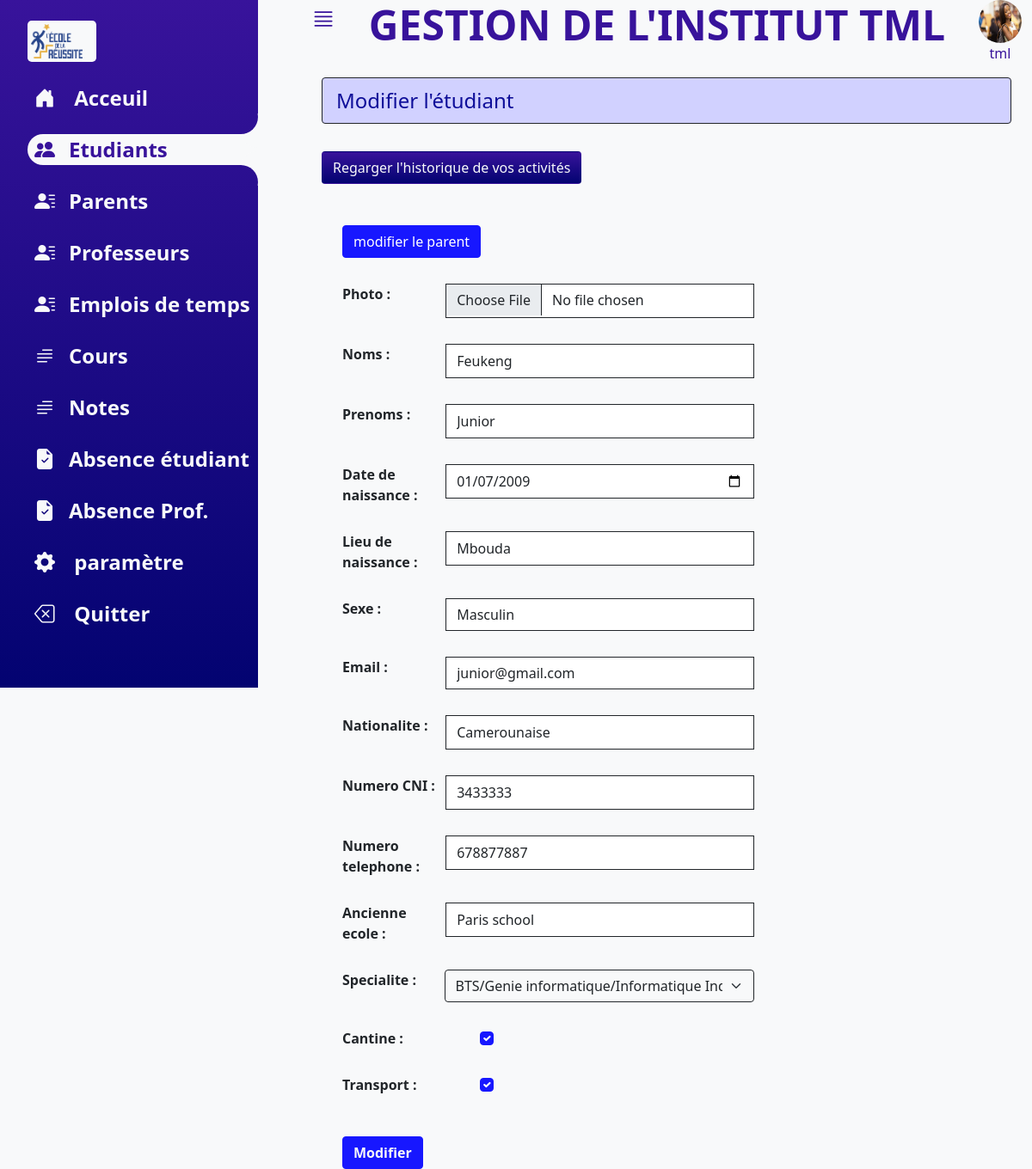
/direction/etudiant/modification_etudiant/1/ (signed in), run on the app's committed database.
### direction/models.py (models this page shows, shortened)
class Etudiant(models.Model):
	MASCULIN="MASCULIN"
	FEMININ="FEMININ"
	choices_sex=[(MASCULIN,"Masculin"), (FEMININ, "Feminin")]
	matricule=models.PositiveIntegerField(blank=True, default=0, unique=True)
	photo=models.ImageField(null=True, blank=True)
	noms=models.CharField(max_length=30)
	prenoms=models.CharField(max_length=30)
	date_de_naissance=models.DateField()
	lieu_de_naissance=models.CharField(max_length=30)
	sexe=models.CharField(max_length=10, choices=choices_sex, default=MASCULIN)
	email=models.EmailField()
	nationalite=models.CharField(default="Camerounaise", max_length=30)
	numero_CNI=models.CharField(max_length=30)
	numero_telephone=models.CharField(max_length=15, validators=[RegexValidator(
		regex=r"^(\+?\(?237\)?)?[ ]?6([ -/.]?(\d){2}){4}$", message="Mauvais format de numéro")])
	statut=models.BooleanField(default=False)
	ancienne_ecole=models.CharField(blank=True, null=True, max_length=30)
	specialite=models.ForeignKey("Specialite", on_delete=models.CASCADE)
	club=models.ForeignKey("Club", on_delete=models.CASCADE, null=True, blank=True)
	parent=models.ForeignKey("Parent", on_delete=models.SET_NULL, null=True)
	profil=models.OneToOneField(User, on_delete=models.SET_NULL, null=True, blank=True)
	cantine=models.BooleanField(default=True)
	transport=models.BooleanField(default=True)
	developpment_password=models.CharField(max_length=30)
	class Meta:
		verbose_name="Etudiant"
		verbose_name_plural="Etudiants"

### direction/views.py (the view)
# urls.py: path("etudiant/modification_etudiant/<int:pk>/", ModificationEtudiant.as_view(), name="modification_etudiant"),
class ModificationEtudiant(UserPassesTestMixin, UpdateView):
    template_name="direction/modification-etudiant.html"
    model=Etudiant
    form_class=AjoutEtudiantForm
    context_object_name="etudiant"
    def test_func(self):
        try:
            group=self.request.user.groups.get(name="secretaire etudiant")
            return True
        except:
            return False

### direction/forms.py
class AjoutEtudiantForm(forms.ModelForm):
    def __init__(self, *args, **kwargs):
        super().__init__(*args, **kwargs)
        fields=[self.fields["photo"],
        self.fields["noms"],
        self.fields["prenoms"],
        self.fields["lieu_de_naissance"],
        self.fields["sexe"],
        self.fields["nationalite"],
        self.fields["numero_CNI"],
        self.fields["numero_telephone"],
        self.fields["email"],
        self.fields["ancienne_ecole"],
        ]
        for field  in fields:
            field.widget.attrs.update({"class":"form-control"})
        self.fields["cantine"].widget.attrs.update({"class":"form-check-input "})
        self.fields["transport"].widget.attrs.update({"class":"form-check-input"})
        self.fields["specialite"].widget.attrs.update({"class": "form-select bg-light"})#Look class
    error_css_class="text-danger"
    class Meta:
        model=Etudiant
        exclude=["matricule", "statut", "club", "parent", "profil", "developpment_password"]
        widgets={
        "date_de_naissance": forms.TextInput({"class":"form-control", "type":"date"})
        }

### direction/context_processors.py (called while the page is built)
def getNamesGroupUser(request):
	namesGroup=[group.name for group in request.user.groups.all()]
	return {"names_group": namesGroup}

### direction/models.py (called while the page is built)
	def __str__(self):
		return self.filiere.cycle.nom+"/"+self.filiere.nom+"/"+self.nom+" "+str(self.niveau)

### direction/templates/direction/modification-etudiant.html (shortened to what this page needs)
{% extends "direction/base.html" %}
{% block message %}
 <p class="fs-4 border border-dark py-2 px-3 alert alert-primary">
    Modifier l'étudiant
 </p>
{% endblock %}
{% block content %}
{% include "direction/vertical-bar.html" with onglet=2 %}
<div class="container row  mt-4 ">
    <div class="col-12  col-lg-8 mt-2">
    <div>
      <a href="" class="btn btn-primary"> modifier le parent </a>
    </div>
      <form method="post" class="form-direction" enctype="multipart/form-data" action="{% url 'direction:modification_etudiant' pk=etudiant.pk %}">
        {{form.as_p}}
        <div class=" d-flex justify-content-between mt-5">
         <input type="submit" value="Modifier" class="btn btn-primary fw-bold text-light " name="">
      </div>
      </form>
    </div>
  </div>
{% endblock %}

### direction/templates/direction/base.html (shortened to what this page needs)
{% load static %}
<!DOCTYPE html>
<html lang="fr" dir="ltr">
  <head>
    <link rel="stylesheet" type="text/css" href="{% static 'vitrine/css/style.css' %}">
    <link rel="stylesheet" type="text/css" href="{% static 'direction/css/direction-index.css' %}">
    <link rel="stylesheet" type="text/css" href="{% static 'vitrine/css/bootstrap-icons.css' %}">
  </head>
  <body>
    <div class="container-fluid bg-light">
      <div class="main active ">
        <div class=" top d-flex justify-content-between">
          <div class="menu" style="cursor:pointer;">
            <i class="bi bi-justify fs-3 "></i>
          </div>
          <div class="">
            <p class="text-uppercase display-5 fw-bold"> Gestion de l'institut TML </p>
          </div>
          <div class="">
            <img src="{% static 'vitrine/images/etudiante2.jpg' %}" class="rounded-circle d-block mx-auto" width="50px" height="50px" alt="">
            <p class="text-center"> {{user.username}}</p>
          </div>
        </div>
        <div class="container">
          <div class="">
              {% block message %}
              {% endblock %}
            <button type="button" class="btn my-3" name="button">Regarger l'historique de vos activités</button>
          </div>
          {% block content %}
          {% endblock %}
        </div>
      </div>
    </div>
  </body>
</html>

### direction/static/direction/css/direction-index.css (style rules this page uses)
:root { --violet-gradient:linear-gradient(rgba(56, 19, 155), rgba(3, 3, 113)); --violet:rgba(56, 19, 155); --white:#f8f9fa; }
.form-direction p { display: flex; margin-top: 30px; }
.form-direction p label { width: 150px; margin-right: 10px; font-weight: bold; }
.form-direction p input[type="text"], .form-direction p input[type="file"], .form-direction p input[type="date"], .form-direction p input[type=""] { height: 40px; }
.main { padding-left:130px; width:100%; transition: .5s; min-height: 100vh; }
.main .top { color:var(--violet); }
.main.active { padding-left: 350px; }
.main .container button { background: var(--violet); background-image: var(--violet-gradient); color:var(--white); }

### data on the page
Etudiant: noms "Feukeng", prenoms "Junior", date_de_naissance "01/07/2009", lieu_de_naissance "Mbouda", sexe "Masculin", email "junior@gmail.com", nationalite "Camerounaise", numero_CNI "3433333", numero_telephone "678877887", ancienne_ecole "Paris school", specialite "BTS/Genie informatique/Informatique Industrielle et Automatisme 2", cantine "☑", transport "☑"

### other printed values
{{ user.username }} "tml"
